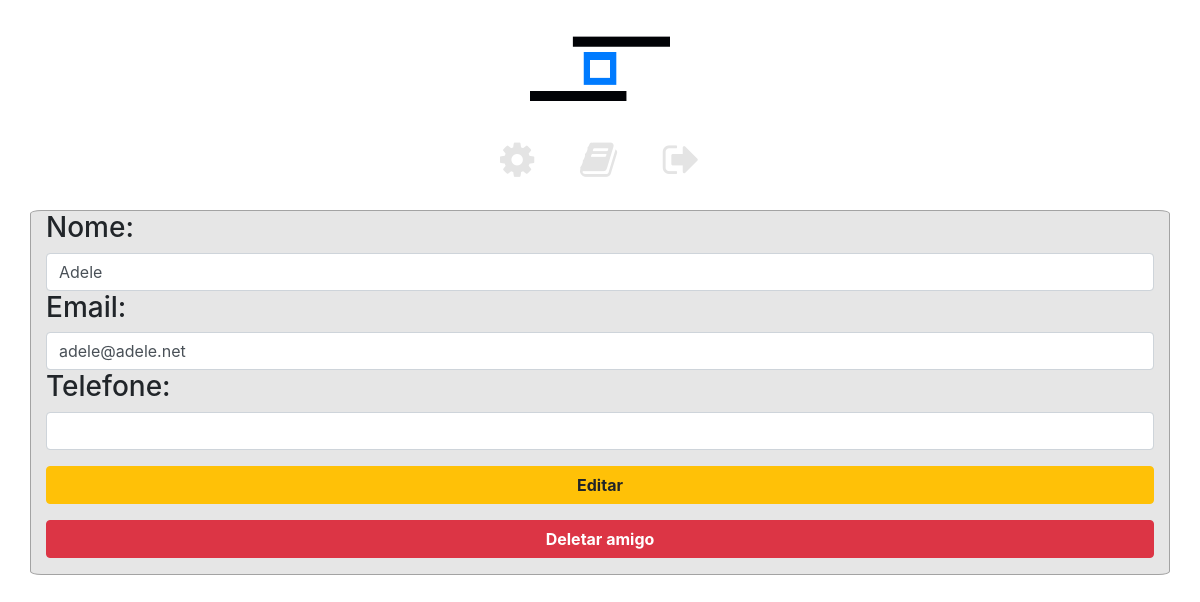
/amigo.php?amg=1 (signed in), run on an earlier commit of the app's database.
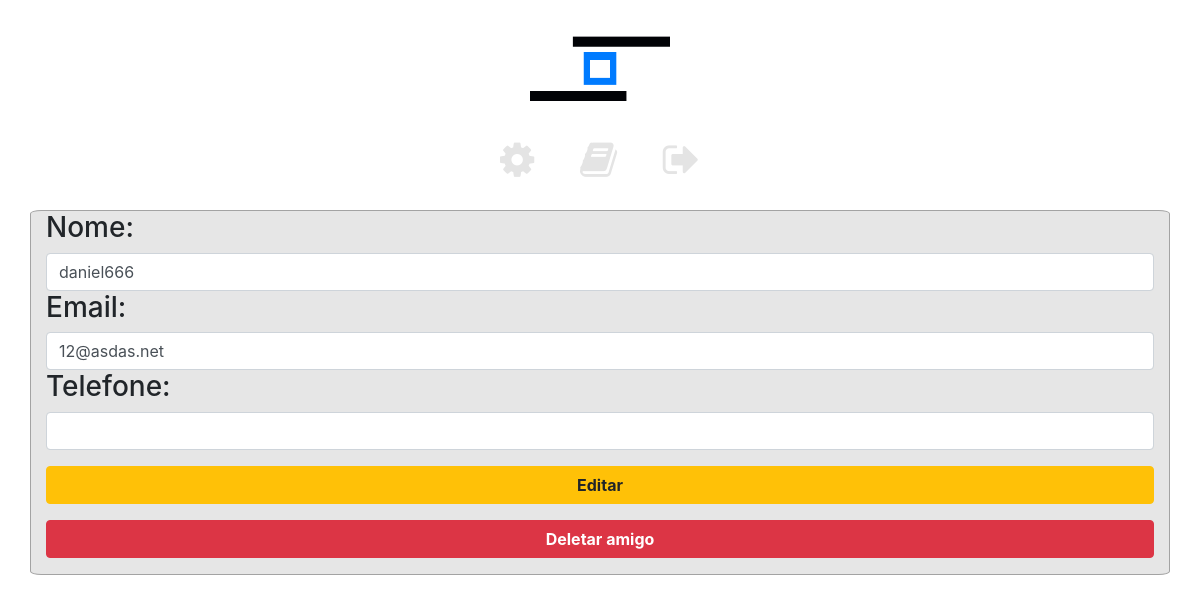
And on a later commit of the database.
### tables this page shows
CREATE TABLE Amigo(cd_amigo integer primary key, nm_amigo text, cd_email_amigo text, cd_telefone text, fk_Usuario_amigo integer, FOREIGN KEY (fk_Usuario_amigo) REFERENCES Usuario(cd_usuario));

### Classes/Amigo.php (called while the page is built, shortened)
<?php
	class Amigo
	{
		public function __construct(string $nome, string $email, string $telefone)
		{
			$this->nome = $nome;
			$this->email = $email;
			$this->telefone = $telefone;
		}
		public function __get($atb)
		{
			return $this->$atb;
		}
	}

### amigo.php (the view, shortened to what this page needs)
<?php
    require 'Classes/Amigo.php';
    $id_amg = $_GET['amg'] ?? null;
    $aviso = [];
    try {
        if(!is_null($id_amg)){
            $select = "SELECT * FROM Amigo WHERE cd_amigo = :id_amg and fk_Usuario_amigo = :id_user LIMIT 1;";
            $cmd = $conexao->prepare($select);
            $cmd->bindParam(":id_amg", $id_amg);
            $cmd->bindParam(":id_user", $_SESSION['id_user']);
            $listaAmg = $cmd->execute();
            $listaAmg = $cmd->fetch();
            $amigo = new Amigo($listaAmg['nm_amigo'], $listaAmg['cd_email_amigo'], $listaAmg['cd_telefone']);
        }
        else{
            header("location: index.php");
        }
    } catch (Throwable $e) {
        $aviso[] = "Erro ao exibir dados. Error: " . $e->getMessage();
    }
    ?>
<!DOCTYPE html>
<html lang="pt-br">
<head>
	<link rel="stylesheet" href="https://stackpath.bootstrapcdn.com/bootstrap/4.4.1/css/bootstrap.min.css">
    <link rel="stylesheet" href="https://cdnjs.cloudflare.com/ajax/libs/font-awesome/4.7.0/css/font-awesome.min.css">
	<link rel="stylesheet" type="text/css" href="css/mainIndex.css">
</head>
<body>
    <div class="container container-fluid">
            <div class="row cabecalho">
                    <h1 class="col-md-12 text-center">
                        <a href="index.php">
                            <img src="imagens/emprestimos180.png" alt="logo" title="Meus Emprestimos" width="140" height="140">
                        </a>
                        <div class="row justify-content-center">
                            <a class="fa fa-cog icone" aria-hidden="true" title="Configurações da conta" href="conta.php"></a>
                            <a class="fa fa-book icone" aria-hidden="true" title="Documentação" href="documentacao.html"></a>
                            <a class="fa fa-sign-out icone" aria-hidden="true" title="Sair" href="logout.php"></a>
                        </div>
                    </h1>
                </div>
        <div class="row section">
            <form method="post" class="col-md-12">
                    <label for="nomeAmg" class="h3">Nome:</label>
					<input type="text" name="nomeAmg" id="nomeAmg" class="form-control" value="<?=$amigo->nome?>">
                    <label for="emailAmg" class="h3">Email:</label>
                    <input type="text" name="emailAmg" id="emailAmg" class="form-control" value="<?=$amigo->email?>">
                    <label for="telfAmg" class="h3">Telefone:</label>
					<input type="text" name="telfAmg" id="telfAmg" class="form-control" value="<?=$amigo->telefone?>">
                    <input type="submit" value="Editar" name="edit" class="col btn btn-warning btn-md mt-3 mb-3 font-weight-bold">
                    <input type="submit" value="Deletar amigo" name="delete" class="col btn btn-danger btn-md mb-3 font-weight-bold">
            </form>
        </div>
    </div>
</body>
</html>

What changed in the data, as far as the page shows it:
changed amigo: nomeAmg "Adele" → "daniel666"; emailAmg "adele@adele.net" → "12@asdas.net"
